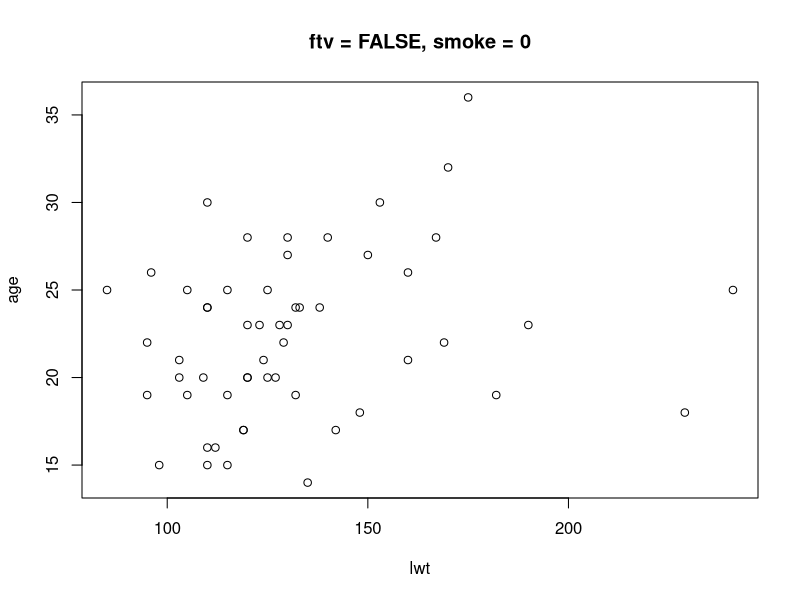
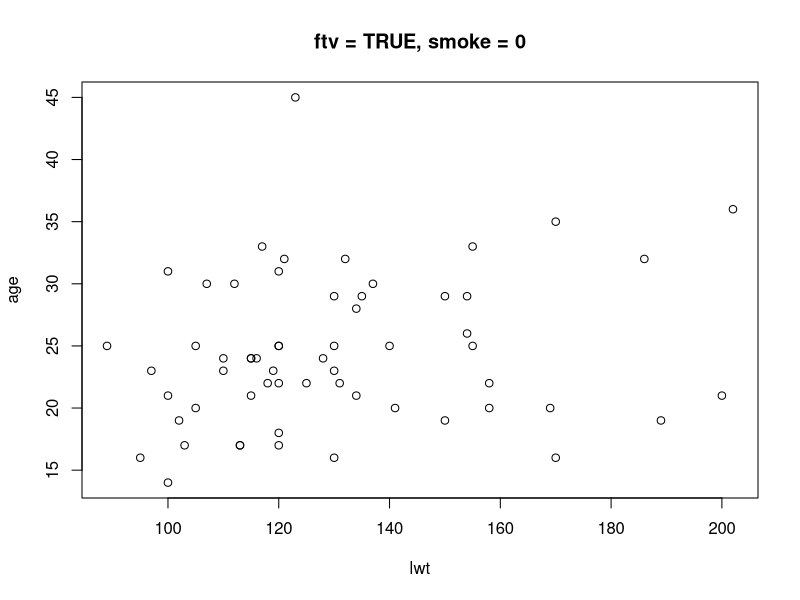
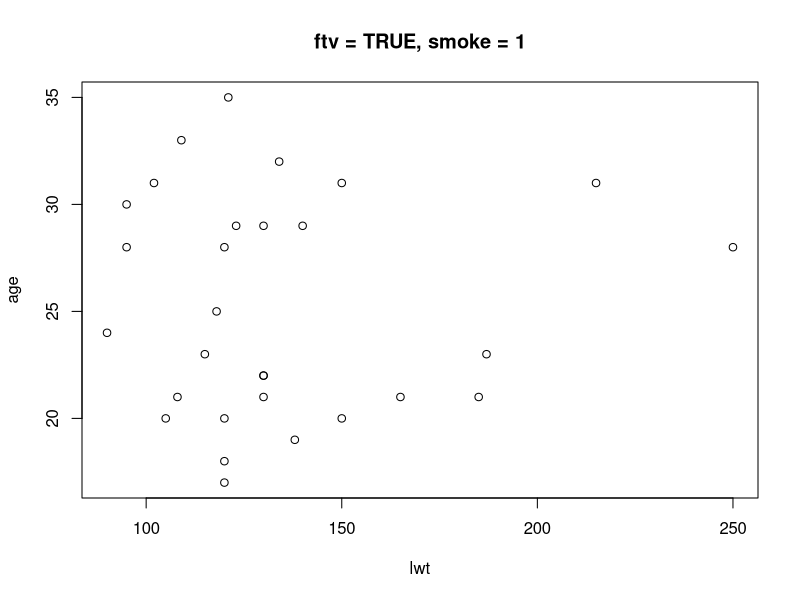
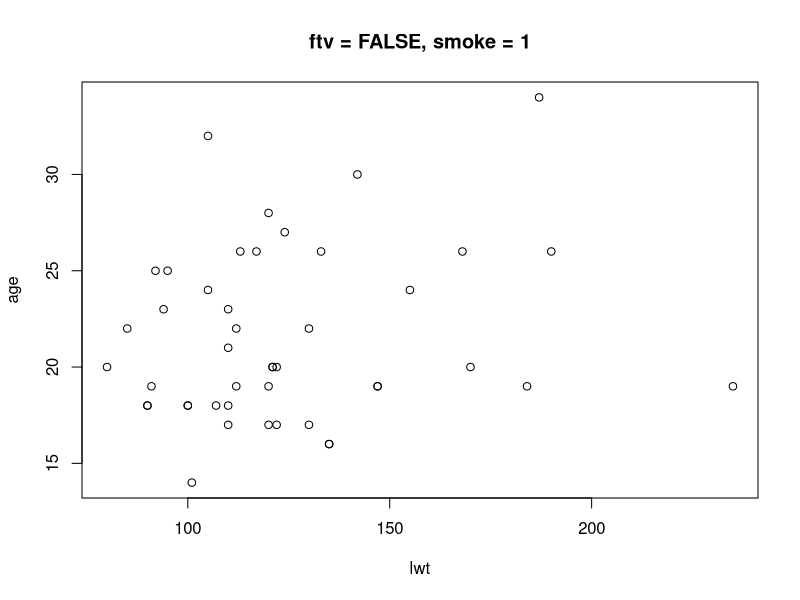

Recreate these plots in R, in order.
## ---- chunk 1
library(magrittr)
library(data.table)
## ---- chunk 2
fun = . %>% .^2 %>% sum %>% sqrt
fun(1:3)
## ---- chunk 3
DF = data.frame(
  x = letters[c(1, 2, 3, 4, 5)], 
  y = c(1, 2, 3, 4, 5), 
  z = c(1, 2, 3, 4, 5) > 3
)
str(DF)
setDT(DF)
str(DF)
## ---- chunk 4
DT = data.table(
  x = letters[c(1, 2, 3, 4, 5)], 
  y = c(1, 2, 3, 4, 5), 
  z = c(1, 2, 3, 4, 5) > 3
)
str(DT)
## ---- chunk 5
DT[x > "b", sum(y), by=z]
## ---- chunk 6
# note: this code will save to your current working directory
# type getwd() and read ?setwd for details

bwDT = data.table(MASS::birthwt)

pdf(file="birthweight_graphs.pdf")
bwDT[, {
  case = sprintf("ftv = %s, smoke = %s", .BY$high_vis, .BY$smoke)
  
  cat("Handling", case, "...\n")
  plot(
    age ~ lwt, 
    main = case
  )  
}, by=.(high_vis = ftv >= 1, smoke)]
dev.off()
## ---- chunk 7
DT = data.table(
  x = letters[c(1, 2, 3, 4, 5)], 
  y = c(1, 2, 3, 4, 5), 
  z = c(1, 2, 3, 4, 5) > 3
)
# creating a column
DT[, u := 5:1][]
# creating multiple
DT[, `:=`(v = 2, w = 3L)][]
# creating with dynamic names
nms = c("a", "b", "c")
DT[, (nms) := .(1, 2, 3)][]
## ---- chunk 8
nms = c("u", "v", "w", "a", "b", "c")
DT[, (nms) := NULL][]
## ---- chunk 9
DT[, a := 10L ][]  # Create a new column of integers
DT[, a := 21L ][]  # Replace it with another column of integers
DT[, a := 32.5 ][] # Replace it with a float
## ---- chunk 10
DT[, a := rep(32.5, .N) ][]
## ---- chunk 11
DT[     , b := "Ants"] # initialize to baseline value
## ---- chunk 12
DT[y > 1, b := "Bats"][] # replace based on a condition
## ---- chunk 13
DT[, b := "Ants"][y > 1, b := "Bats"]
## ---- chunk 14
DT[, b := "Ants"][y > 1, b := 111]
## ---- chunk 15
DT[, b := "Ants"][y > 1, b := "Gerbils", verbose = TRUE]
## ---- chunk 16
DT[, 
   lapply(.SD, max)
, by=z, .SDcols = { sapply(DT, is.numeric) }]
## ---- chunk 17
# example data
a = data.table(id = c(1L, 1L, 2L, 3L, NA_integer_), x = 11:15)
a
b = data.table(id = 1:2, y = -(1:2))
b
## ---- chunk 18
a[b, on=.(id)]
## ---- chunk 19
a[b, on=.(id), mult="first"]
## ---- chunk 20
b[a, on=.(id)]
## ---- chunk 21
b[a, on=.(id), nomatch=0]
## ---- chunk 22
a[!b, on=.(id)]
## ---- chunk 23
# note: this code will save to your current working directory
# type getwd() and read ?setwd for details

# example data
set.seed(1)
for (i in 1:3) 
  fwrite(data.table(id = 1:2, v = sample(letters, 2)), file = sprintf("file201%s.csv", i))

# First, identify the files you want:
fileDT = data.table(fn = list.files(pattern="csv$"))

# Next, optionally parse the names for metadata using regex:
fileDT[, year := type.convert(sub(".*([0-9]{4}).*", "\\1", fn))]

# Finally construct a string file-ID column:
fileDT[, id := as.character(.I)][]
## ---- chunk 24
fileDT[, contents := .(lapply(fn, fread))][]
## ---- chunk 25
DT = fileDT[, rbindlist(setNames(contents, id), idcol="file_id")]

# Perhaps add in metadata using an update join
DT[fileDT, on=.(file_id = id), year := i.year ][]
## ---- chunk 26
# example data
DT = data.table(Titanic)
## ---- chunk 27
DT[ Class == "Crew" & N > 100 ]
## ---- chunk 28
DT[ , if (sum(N) < 300) .SD, by=Class ]
## ---- chunk 29
# select first row
DT[ , .SD[1L], by=Class ]
# select row(s) with highest count
DT[ , .SD[N == max(N)], by=Class ]
## ---- chunk 30
cond = c("aleph", "baz", "boz") > "b"
which(cond)
## ---- chunk 31
x  = 1:5
w  = which(x^2 > 50)
x[-w]
## ---- chunk 32
set.seed(1)
n  = 1000
x  = rchisq(n, df = 10)
xc = cut(x, breaks = c(0, 5, 10, 15, 20, Inf)) # or max(x) in place of Inf
table(xc)
## ---- chunk 33
DT = data.table(psn_id = c(1L, 1L, 2L), year = c(1998L, 2000L, 2000L), wealth = 24:22)
DT
## ---- chunk 34
DT = data.table(psn_id = c(1L, 1L, 2L), year = c(1998L, 2000L, 2000L), wealth = 24:22)
DT
## ---- chunk 35
a[b, on=.(id), y := i.y ]    # create column, assign to each matched row of a 
a[!b, on=.(id), y := 999L ]  # assign to unmatched rows of a
